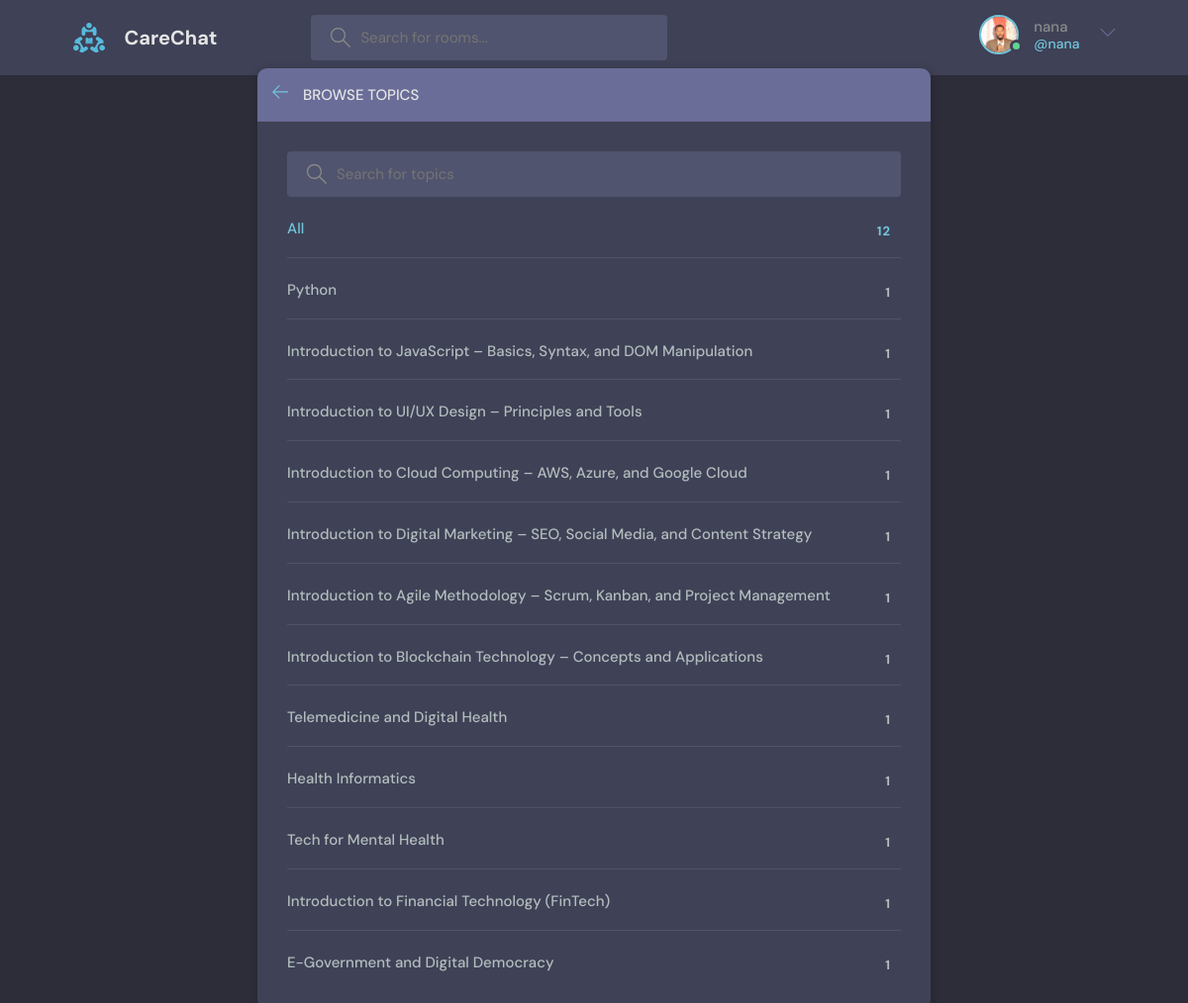
/topics/ (signed in), run on the app's committed database.
### base/models.py (models this page shows, shortened)
class User(AbstractUser):
    pass
    name=models.CharField(max_length=200,null=True)
    email=models.EmailField(unique=True, null=True)
    bio=models.TextField(null=True)
    avatar = models.ImageField(null=True,default='avatar.svg')
    USERNAME_FIELD='email'
    REQUIRED_FIELDS=[]

class Topic(models.Model):
    name=models.CharField(max_length=200)

### base/views.py (the view)
# urls.py: path('topics/', views.topicsPage, name='topics'),
def topicsPage(request):
    q=request.GET.get('q') if request.GET.get('q') != None else ''
    topics=Topic.objects.filter(name__icontains=q)
    return render(request,'base/topics.html',{'topics':topics})

### base/templates/base/topics.html (shortened to what this page needs)
{% extends 'main.html' %}
{% block content %}
<main class="create-room layout">
  <div class="container">
    <div class="layout__box">
      <div class="layout__boxHeader">
        <div class="layout__boxTitle">
          <a href="{% url 'home' %}">
            <svg version="1.1" xmlns="http://www.w3.org/2000/svg" width="32" height="32" viewBox="0 0 32 32">
              <title>arrow-left</title>
              <path
                d="M13.723 2.286l-13.723 13.714 13.719 13.714 1.616-1.611-10.96-10.96h27.625v-2.286h-27.625l10.965-10.965-1.616-1.607z">
              </path>
            </svg>
          </a>
          <h3>Browse Topics</h3>
        </div>
      </div>
      <div class="topics-page layout__body">
        <form action="" method="GET" class="header__search">
          <label>
            <input name="q" placeholder="Search for topics" />
          </label>
        </form>
        <ul class="topics__list">
          <li>
            <a href="{% url 'topics' %}" class="active">All <span>{{topics.count}}</span></a>
          </li>
          {% for topic in topics %}
          <li>
            <a href="{% url 'home' %}?q={{topic.name}}">{{ topic.name }} <span>{{topic.room_set.all.count}}</span></a>
          </li>
          {% endfor %}
        </ul>
      </div>
    </div>
  </div>
</main>
{% endblock content %}

### templates/navbar.html (shortened to what this page needs)
{% load static %}
<header class="header header--loggedIn">
    <div class="container">
      <a href="{%url 'home' %}" class="header__logo">
        <img src="{% static 'images/logo.svg' %}" />
        <h1>CareChat</h1>
      </a>
      <form class="header__search" method="GET" action="{% url 'home' %}">
        <label>
          <input name="q" placeholder="Search for rooms..." />
        </label>
      </form>
      <nav class="header__menu">
        {% if request.user.is_authenticated %}
        <div class="header__user">
          <a href="{% url 'update-user' %}">
            <div class="avatar avatar--medium active">
              <img src="{{request.user.avatar.url}}" />
            </div>
            <p>{{request.user.username}} <span>@{{request.user.username}}</span></p>
          </a>
          <button class="dropdown-button">
            <svg version="1.1" xmlns="http://www.w3.org/2000/svg" width="32" height="32" viewBox="0 0 32 32">
              <title>chevron-down</title>
              <path d="M16 21l-13-13h-3l16 16 16-16h-3l-13 13z"></path>
            </svg>
          </button>
        </div>
        {% else %}
        <a href="{% url 'login' %}">
                    <img src="{% static 'images/avatar.svg' %}" />
          <p>Login</p>
        </a>
        {% endif %}
      </nav>
    </div>
  </header>

### static/styles/style.css (style rules this page uses)
:root { --color-main: #71c6dd; --color-main-light: #e1f6fb; --color-dark: #3f4156; --color-dark-medium: #51546e; --color-dark-light: #696d97; --color-light: #e5e5e5; --color-gray: #8b8b8b; --color-light-gray: #b2bdbd; --color-bg: #2d2d39; --color-success: #5dd693; --color-error: #fc4b0b; }
* { font-family: "DM Sans", -apple-system, BlinkMacSystemFont, "Segoe UI", Roboto, Oxygen, Ubuntu, Cantarell, "Open Sans", "Helvetica Neue", sans-serif; margin: 0; padding: 0; box-sizing: border-box; text-rendering: optimizeLegibility; font-size: inherit; }
html { font-size: 56.25%; }
@media only screen and (min-width: 1200px) { html { font-size: 62.5%; } }
body { line-height: 1.6; font-weight: 400; font-size: 1.5rem; color: var(--color-light-gray); background-color: var(--color-bg); min-height: 100vh; }
img { width: 100%; }
a { display: inline-block; color: var(--color-main); text-decoration: none; }
.container { max-width: 120rem; width: 90%; margin: auto; }
.avatar { position: relative; display: inline-block; border-radius: 50%; border: 2px solid var(--color-main); }
.avatar img { display: block; border-radius: 50%; object-fit: cover; object-position: center; }
.avatar::after { content: ""; display: block; position: absolute; background-color: var(--color-gray); z-index: 111; border-radius: 50%; border: 0.3rem solid var(--color-dark); }
.avatar.active::after { background-color: var(--color-success); }
.avatar.avatar--medium img { width: 3.6rem; height: 3.6rem; border-radius: 50%; }
.avatar.avatar--medium:after { width: 0.7rem; height: 0.7rem; bottom: 0px; right: -6px; }
.header { padding: 1.5rem; background-color: var(--color-dark); }
.header > .container { display: flex; gap: 9.5rem; }
.header__logo, .header__user { display: flex; gap: 2rem; align-items: center; }
.header__logo > img { height: 3.2rem; width: 3.2rem; }
.header__logo > h1 { font-weight: 700; font-size: 2rem; color: var(--color-light); }
.header__search > label { background-color: var(--color-dark-medium); padding: 1.3rem 1rem; display: flex; align-items: center; gap: 1rem; border-radius: 4px; }
.header__search svg { fill: var(--color-gray); width: 2rem; height: 2rem; margin-left: 1rem; }
.header__search input { width: 30rem; background: transparent; border: none; outline: none; color: var(--color-light); }
.header__menu { margin-left: auto; position: relative; }
.header__menu a { display: flex; gap: 1.5rem; align-items: center; font-weight: 500; text-decoration: none; color: var(--color-gray); }
.header__menu img { height: 3.6rem; }
.header__menu p { line-height: 1.2; }
.header__menu span { color: var(--color-main); font-weight: 500; font-size: 1.4rem; display: block; }
.header__menu svg { width: 1.6rem; height: 1.6rem; fill: var(--color-dark-light); }
.dropdown-button { background: transparent; border: 0; outline: 0; cursor: pointer; }
.layout { margin-top: 2.4rem; }
.layout > .container { display: flex; justify-content: space-between; align-items: flex-start; }
.layout__box { width: 90%; max-width: 48rem; min-height: 40rem; position: absolute; top: 50%; left: 50%; transform: translate(-50%, -46%); background-color: var(--color-dark); border-radius: 1rem; box-shadow: 1px 1px 6px 3px rgba(0, 0, 0, 0.1); overflow: hidden; }
.layout__boxHeader { display: flex; padding: 1.5rem; background-color: var(--color-dark-light); }
.layout__boxTitle { display: flex; gap: 1.5rem; align-items: center; }
.layout__boxTitle h3 { text-transform: uppercase; font-weight: 500; color: var(--color-light); }
.layout__boxTitle svg { width: 1.6rem; height: 1.6rem; fill: var(--color-main); }
.layout__body { margin: 3rem; }
.topics__list { list-style: none; }
.topics__list li a { display: flex; justify-content: space-between; margin-bottom: 3rem; font-weight: 500; color: var(--color-light-gray); transition: all 0.3s ease-in-out; }
.topics__list li a.active, .topics__list li a:hover { color: var(--color-main); }
.topics__list li a span { padding: 0.5rem 1rem; background-color: var(--color-dark); border-radius: 3px; font-size: 1.3rem; font-weight: 700; letter-spacing: 1px; }
.topics-page .topics__list li:not(:last-child) a { margin: 2rem 0; padding-bottom: 1rem; text-decoration: none; border-bottom: 1px solid var(--color-dark-medium); }
.topics-page .header__search { display: block; }
.create-room.layout .layout__box { max-width: 68rem; }

### data on the page
User: user.avatar (picture), user.username "nana"
Topic: name "Python", room_set.all.count "1"
Topic: name "Introduction to JavaScript – Basics, Syntax, and DOM Manipulation", room_set.all.count "1"
Topic: name "Introduction to UI/UX Design – Principles and Tools", room_set.all.count "1"
Topic: name "Introduction to Cloud Computing – AWS, Azure, and Google Cloud", room_set.all.count "1"
Topic: name "Introduction to Digital Marketing – SEO, Social Media, and Content Strategy", room_set.all.count "1"
Topic: name "Introduction to Agile Methodology – Scrum, Kanban, and Project Management", room_set.all.count "1"
Topic: name "Introduction to Blockchain Technology – Concepts and Applications", room_set.all.count "1"
Topic: name "Telemedicine and Digital Health", room_set.all.count "1"
Topic: name "Health Informatics", room_set.all.count "1"
Topic: name "Tech for Mental Health", room_set.all.count "1"
Topic: name "Introduction to Financial Technology (FinTech)", room_set.all.count "1"
Topic: name "E-Government and Digital Democracy", room_set.all.count "1"

### other printed values
{{ topics.count }} "12"
